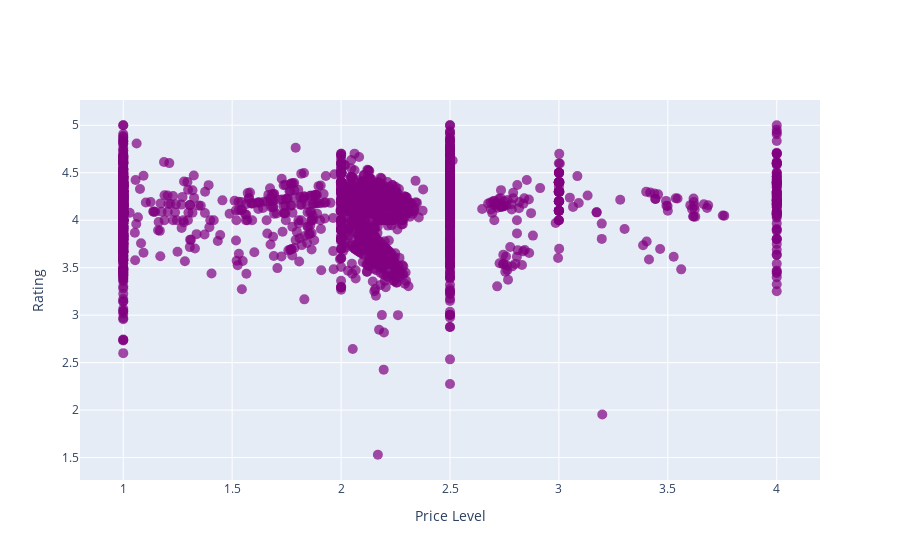

The notebook cell saved with this chart:
### Code cell
import scipy 
from sklearn.metrics import r2_score

df_integrated = df_integrated.dropna()

# Calculate the correlation coefficient between price_level and rating using Pearson correlation
corr_coef, p_value = scipy.stats.pearsonr(df_integrated['price_level'], df_integrated['rating'])
print("Pearson correlation coefficient:", corr_coef)
if p_value < 0.05:
    print("The correlation is significant.")
else:
    print("The correlation is not significant.")

# Calculate the coefficient of determination (R-squared)
r_squared = r2_score(df_integrated['price_level'].dropna(), df_integrated['rating'].dropna())
print("Coefficient of determination (R-squared):", r_squared)

# Create interactive scatter plot
fig = go.Figure(go.Scatter(
    x=df_integrated['price_level'],
    y=df_integrated['rating'],
    mode='markers',
    marker=dict(
        color='purple', # Change the color of the markers to purple
        size=10, # Set the size of the markers
        opacity=0.7 # Set the opacity of the markers
    )
))
fig.update_layout(xaxis_title='Price Level', yaxis_title='Rating')

# Show plot
fig.show()

### Figure 1 — Plotly figure (JSON) as saved in the notebook; plotly's stock layout.template omitted (floating-point values rounded to 4 significant figures; data arrays with more than 128 entries replaced by an {"elided": "..."} marker saying what was removed)
{"data": [{"marker": {"color": "purple", "opacity": 0.7, "size": 10}, "mode": "markers", "type": "scatter", "x": {"elided": "2419 float values"}, "y": {"elided": "2419 float values"}}], "layout": {"xaxis": {"title": {"text": "Price Level"}}, "yaxis": {"title": {"text": "Rating"}}}}
